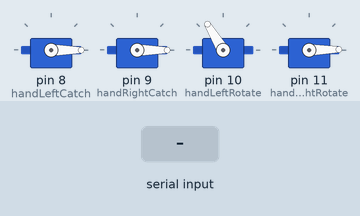
Recording of a sketch running on a simulated Arduino Uno, built with avr-gcc and run on an emulated ATmega328P. Parts: 4 × servo. Inputs (shaded band) come from the test bench.

Above: at 1.2 s.
1.3 s: "2" received over Serial
At 1.9 s:
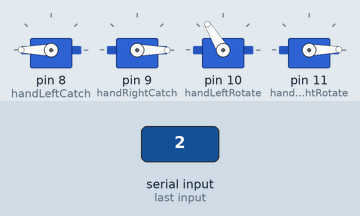
2.8 s: byte 51 (Ctrl_Hand_Left_Vertical) received over Serial
At 4.0 s:
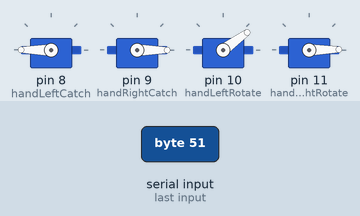
4.3 s: byte 66 (Ctrl_Hand_Right_Close) received over Serial
At 5.4 s:
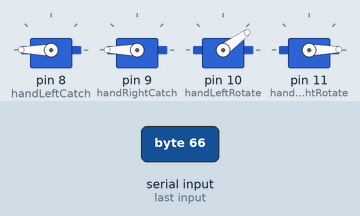
5.8 s: byte 52 (Ctrl_Hand_Left_Aclinic) received over Serial
At 6.5 s:
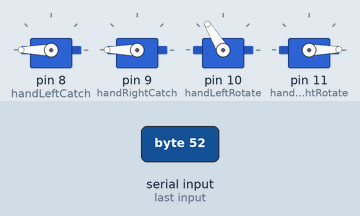
7.3 s: byte 67 (Ctrl_Hand_Right_Vertical) received over Serial
At 7.7 s:
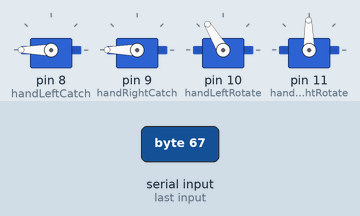
8.8 s: byte 65 (Ctrl_Hand_Right_Open) received over Serial
At 10.0 s:
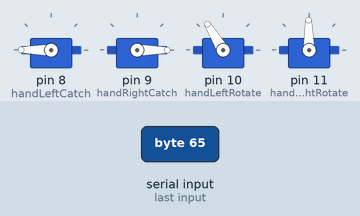
Timing chart, 0 to 11.3 s (numbered marks = the images above; inputs shaded):
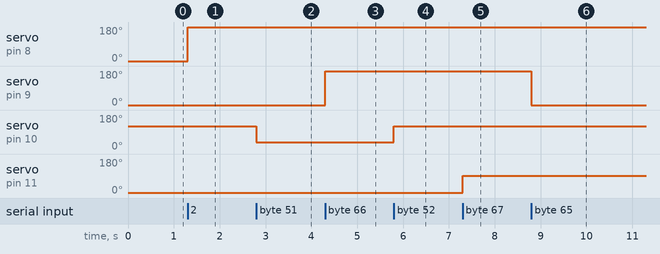

Measured:
- after the input at 1.3 s, servo on pin 8 (handLeftCatch): 0° → 180° at once
- after the input at 2.8 s, servo on pin 10 (handLeftRotate): 121° → 36° at once
- after the input at 4.3 s, servo on pin 9 (handRightCatch): 0° → 180° at once
- after the input at 5.8 s, servo on pin 10 (handLeftRotate): 36° → 121° at once
- after the input at 7.3 s, servo on pin 11 (handRightRotate): 1° → 91° at once
- after the input at 8.8 s, servo on pin 9 (handRightCatch): 180° → 0° at once

The sketch:

Hand.ino
```cpp
/*
 * @author : skygr
 * @description : arduino RubikCube
 */

#include <SoftwareSerial.h>
#include <Servo.h>

/*
 * @about : Protocol Define
 */
#define Ctrl_Hand_Left_Open '1'
#define Ctrl_Hand_Left_Close '2'
#define Ctrl_Hand_Left_Vertical '3'
#define Ctrl_Hand_Left_Aclinic '4'
#define Ctrl_Hand_Right_Open 'A'
#define Ctrl_Hand_Right_Close 'B'
#define Ctrl_Hand_Right_Vertical 'C'
#define Ctrl_Hand_Right_Aclinic 'D'

/*
 * @about : Hand
 */
Servo handLeftCatch;
Servo handRightCatch;
Servo handLeftRotate;
Servo handRightRotate;
void handInit() {
  handLeftCatch.attach(8);
  handRightCatch.attach(9);
  handLeftRotate.attach(10);
  handRightRotate.attach(11);
}
void handLeftOpen() {
  handLeftCatch.write(0);
}
void handLeftClose() {
  handLeftCatch.write(180);
}
void handLeftVertical() {
  handLeftRotate.write(36);
}
void handLeftAclinic() {
  handLeftRotate.write(121);
}
void handRightOpen() {
  handRightCatch.write(0);
}
void handRightClose() {
  handRightCatch.write(180);
}
void handRightVertical() {
  handRightRotate.write(91);
}
void handRightAclinic() {
  handRightRotate.write(1);
}

/*
 * @about : main
 */
void setup()
{
  Serial.begin(38400);
  handInit();
  handLeftOpen();
  handRightOpen();
  handLeftAclinic();
  handRightAclinic();
}

void loop()
{
  if(Serial.available()) {
    switch(Serial.read()) {
      case Ctrl_Hand_Left_Open:
        handLeftOpen();
        break;
      case Ctrl_Hand_Left_Close:
        handLeftClose();
        break;
      case Ctrl_Hand_Left_Vertical:
        handLeftVertical();
        break;
      case Ctrl_Hand_Left_Aclinic:
        handLeftAclinic();
        break;
      case Ctrl_Hand_Right_Open:
        handRightOpen();
        break;
      case Ctrl_Hand_Right_Close:
        handRightClose();
        break;
      case Ctrl_Hand_Right_Vertical:
        handRightVertical();
        break;
      case Ctrl_Hand_Right_Aclinic:
        handRightAclinic();
        break;
    }
  }
}
```
